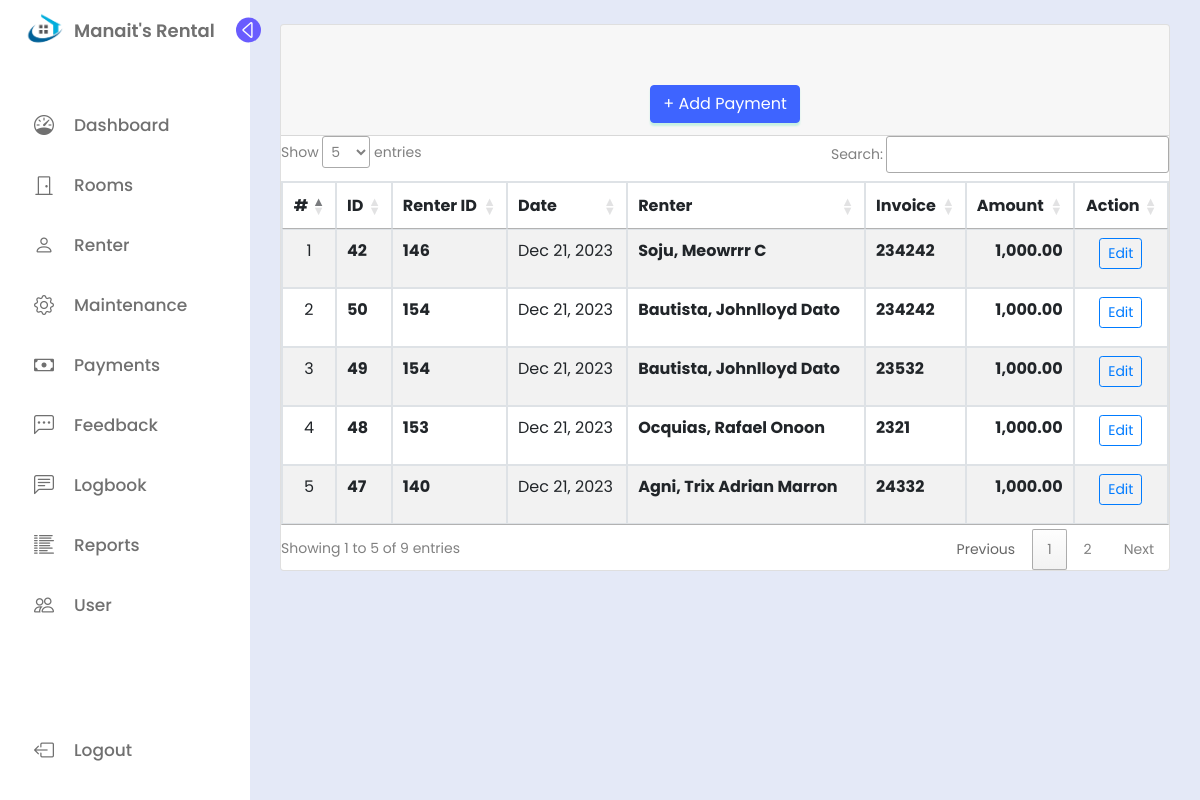
The page /payments_renter.php?edit=unsuccessful (signed in) on the database its author committed.
### tables this page shows
CREATE TABLE `payments` (
  `id` int(11) NOT NULL,
  `renter_id` int(11) NOT NULL,
  `amount` double NOT NULL,
  `invoice` varchar(10) NOT NULL,
  `date_created` datetime NOT NULL DEFAULT current_timestamp()
);

### payments_renter.php (the view, shortened to what this page needs)
<?php include("connect.php");
include 'links.php';
include 'sidebar.php';
?>
</head>
<body>
    <div class="home">
        <main>
    </div>
    <div class="container-fluid pt-4">
        <div class="col-md-12">
            <div class="card ">
                <div class="card-header">
                    <button type="button" class="btn btn-primary mx-auto d-block mt-5" data-bs-toggle="modal" data-bs-target="#modalForm">
                        + Add Payment
                    </button>
                </div>
                <div>
                    <table class="table table-striped table-bordered" id="myTable">
                        <thead>
                            <tr>
                                <th class="text-center">#</th>
                                <th class="">ID</th>
                                <th class>Renter ID</th>
                                <th class="">Date</th>
                                <th class="">Renter</th>
                                <th class="">Invoice</th>
                                <th class="">Amount</th>
                                <th class="text-center">Action</th>
                            </tr>
                        </thead>
                        <tbody>
                            <?php
                            $i = 1;
                            $invoices = $conn->query("SELECT p.*,concat(r.lastname,', ',r.firstname,' ',r.middlename) as name FROM payments p inner join renters r on r.id = p.renter_id where r.status = 1 order by date(p.date_created) desc ");
                            while ($row = $invoices->fetch_assoc()) :
                            ?>
                                <tr>
                                    <td class="text-center"><?php echo $i++ ?></td>
                                    <td class=""><p><b><?php echo ucwords($row['id']) ?></b></p></td>
                                    <td><p><b><?php echo ucwords($row['renter_id']) ?></b></p></td>
                                    <td><?php echo date('M d, Y', strtotime($row['date_created'])) ?></td>
                                    <td class=""><p><b><?php echo ucwords($row['name']) ?></b></p></td>
                                    <td><p><b><?php echo $row['invoice'] ?></b></p></td>
                                    <td class="text-right"><p><b><?php echo number_format($row['amount'], 2) ?></b></p></td>
                                    <td class="text-center">
                                        <button class="btn btn-sm btn-outline-primary edit_invoice" type="button" data-id="<?php echo $row['id'] ?>">Edit</button>
                                       </td>
                                </tr>
                            <?php endwhile; ?>
                        </tbody>
                    </table>
                </div>
            </div>
        </div>
    </div>
</body>
</html>

### css/sidebar.css (style rules this page uses)
* { margin: 0; padding: 0; box-sizing: border-box; font-family: 'Poppins', sans-serif; }
body { min-height: 100vh; background-color: var(--body-color); transition: var(--tran-05); }
.home { position: absolute; top: 0; top: 0; left: 250px; height: 100vh; width: calc(100% - 250px); background-color: var(--body-color); transition: var(--tran-05); }

### payments_renter.php (style rules this page uses)
.btn-primary { color: #fff; background-color: #0CDA90; border-color: #0CDA90; }
.btn-primary { box-shadow: 0 3px 2px rgb(12 218 144 / 20%); }

### rows shown on the page
payments: id "42", renter "146", date_created "Dec 21, 2023", name "Soju, Meowrrr C", invoice "234242", amount "1,000.00"
payments: id "50", renter "154", date_created "Dec 21, 2023", name "Bautista, Johnlloyd Dato", invoice "234242", amount "1,000.00"
payments: id "49", renter "154", date_created "Dec 21, 2023", name "Bautista, Johnlloyd Dato", invoice "23532", amount "1,000.00"
payments: id "48", renter "153", date_created "Dec 21, 2023", name "Ocquias, Rafael Onoon", invoice "2321", amount "1,000.00"
payments: id "47", renter "140", date_created "Dec 21, 2023", name "Agni, Trix Adrian Marron", invoice "24332", amount "1,000.00"
